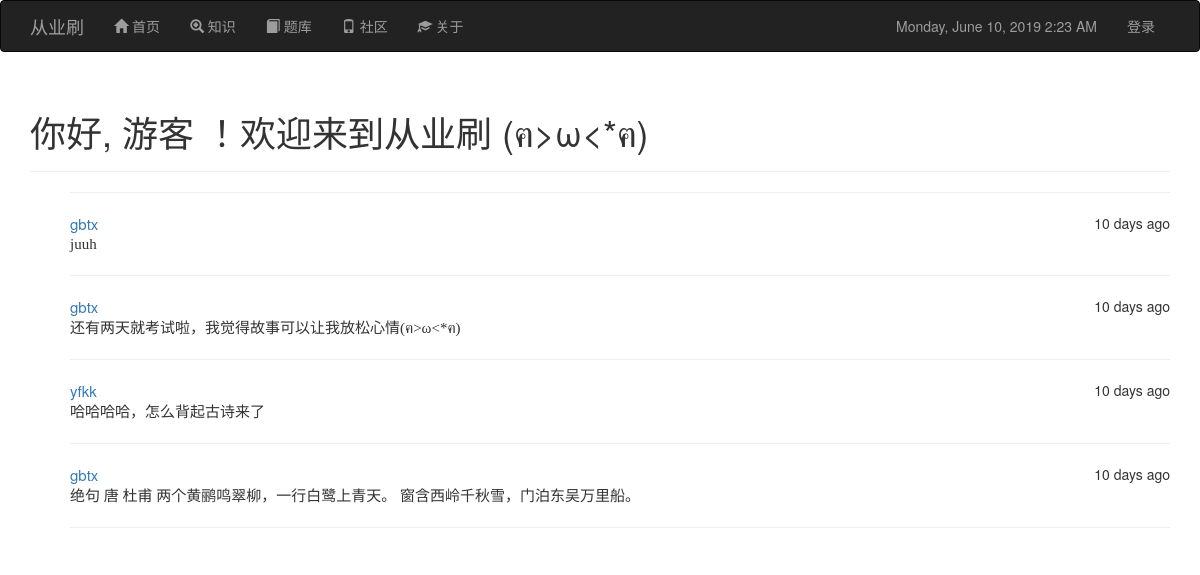
Before: /community with the older database file.
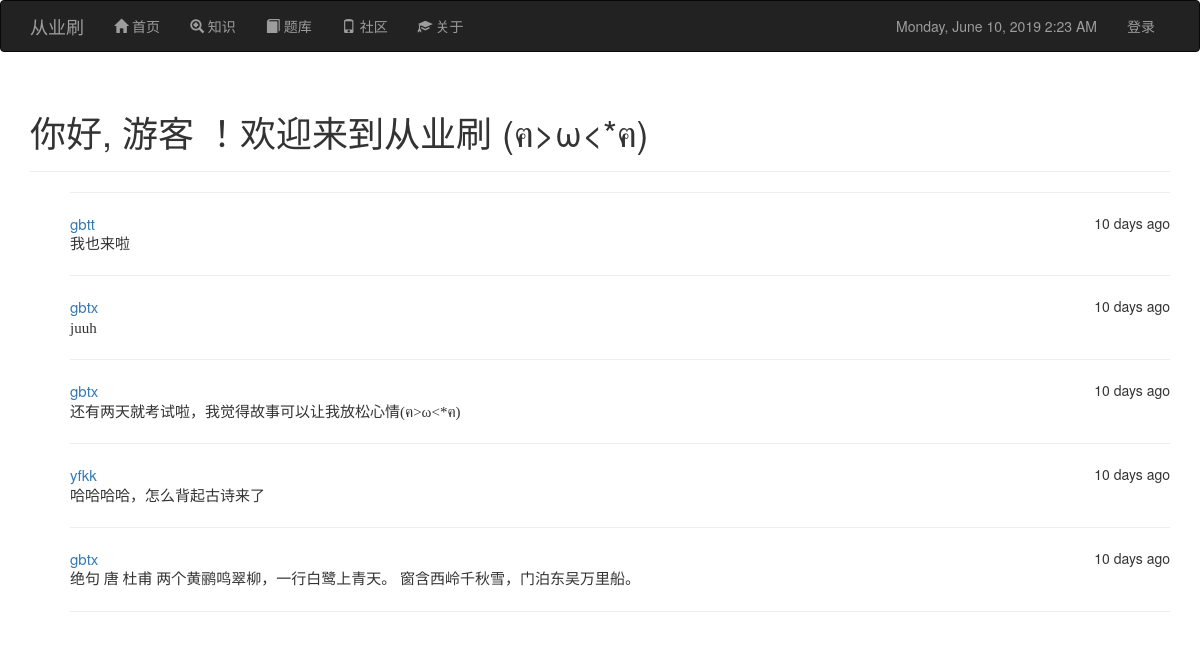
After: the same page with the newer database file.
### app.py (models this page shows, shortened)
class Post(db.Model):
    __tablename__ = 'posts'
    id = db.Column(db.Integer, primary_key=True)
    body = db.Column(db.Text)
    timestamp = db.Column(db.DateTime, index=True, default=datetime.utcnow)
    author_id = db.Column(db.Integer, db.ForeignKey('users.id'))

class User(UserMixin, db.Model):
    __tablename__ = 'users'
    id = db.Column(db.Integer, primary_key=True)
    email = db.Column(db.String(64), unique=True, index=True)
    username = db.Column(db.String(64), unique=True, index=True)
    role_id = db.Column(db.Integer, db.ForeignKey('roles.id'))
    password_hash = db.Column(db.String(128))
    posts = db.relationship('Post', backref='author', lazy='dynamic')
    @property
    def password(self):
        raise AttributeError('password is not a readable attribute')

### app.py (the view)
@app.route('/community', methods=['GET', 'POST'])
def community():
    form = PostForm()
    if form.validate_on_submit():
        post = Post(body=form.body.data, author=current_user._get_current_object())
        db.session.add(post)
        db.session.commit()
        return redirect(url_for('.community'))
    posts = Post.query.order_by(Post.timestamp.desc()).all()
    return render_template('community.html', posts=posts, form=form, current_time=datetime.utcnow())

### templates/community.html (shortened to what this page needs)
{% extends "base.html" %}
{% import "bootstrap/wtf.html" as wtf %}
{% block head %}
    {{ super() }}
{% endblock %}
{% block page_content %}
<div class="page-header">
    <h1>你好,
        {% if current_user.is_authenticated %}
            {{ current_user.username }}
        {% else %}
            游客
        {% endif %}
        ！欢迎来到从业刷 (ฅ>ω<*ฅ)
    </h1>
</div>
<ul class="posts">
    {% for post in posts %}
        <HR>
    <li class="post">
        <div class="post-author">
            <a href="{{ url_for('index')}}">{{ post.author.username }}</a>
            <span class="post-date">{{ moment(post.timestamp).fromNow() }}</span>
        </div>
        <div class="post-body">{{ post.body }}</div>
    </li>
    {% endfor %}
<HR>
</ul>
{% endblock %}

Changed rows visible on the page:
added Post: author.username "gbtt", timestamp "10 days ago", body "我也来啦"
